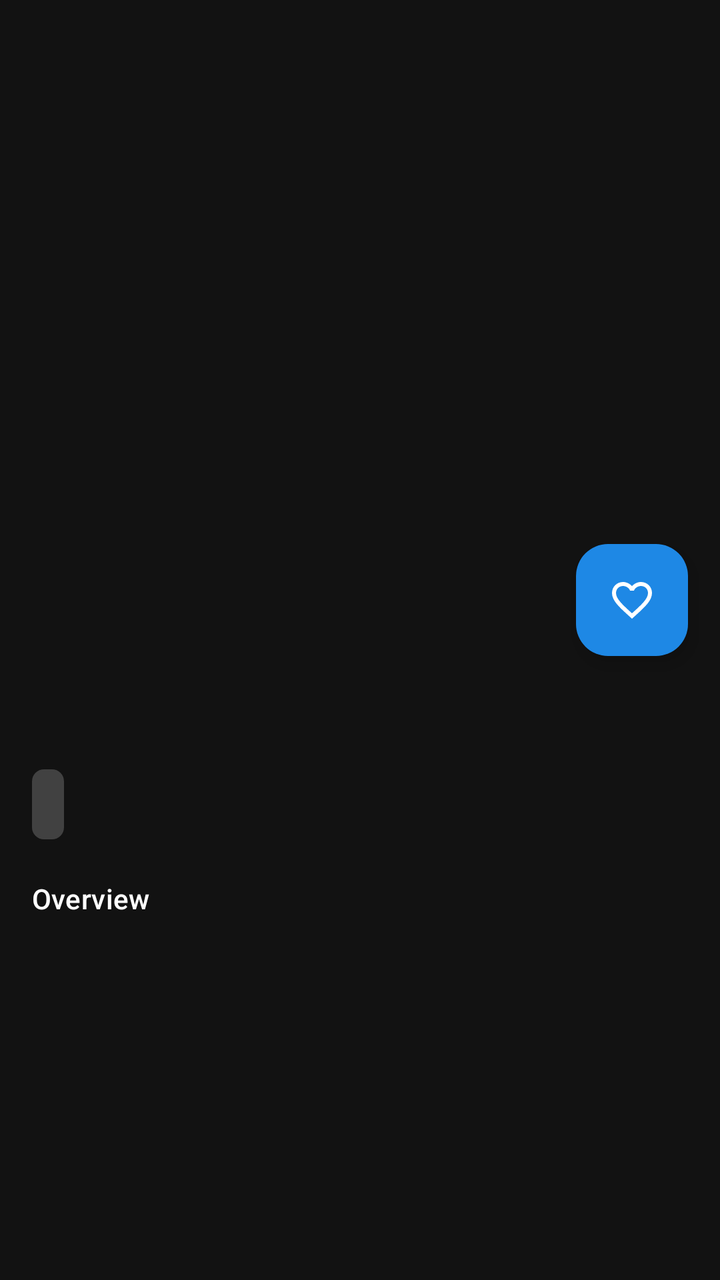
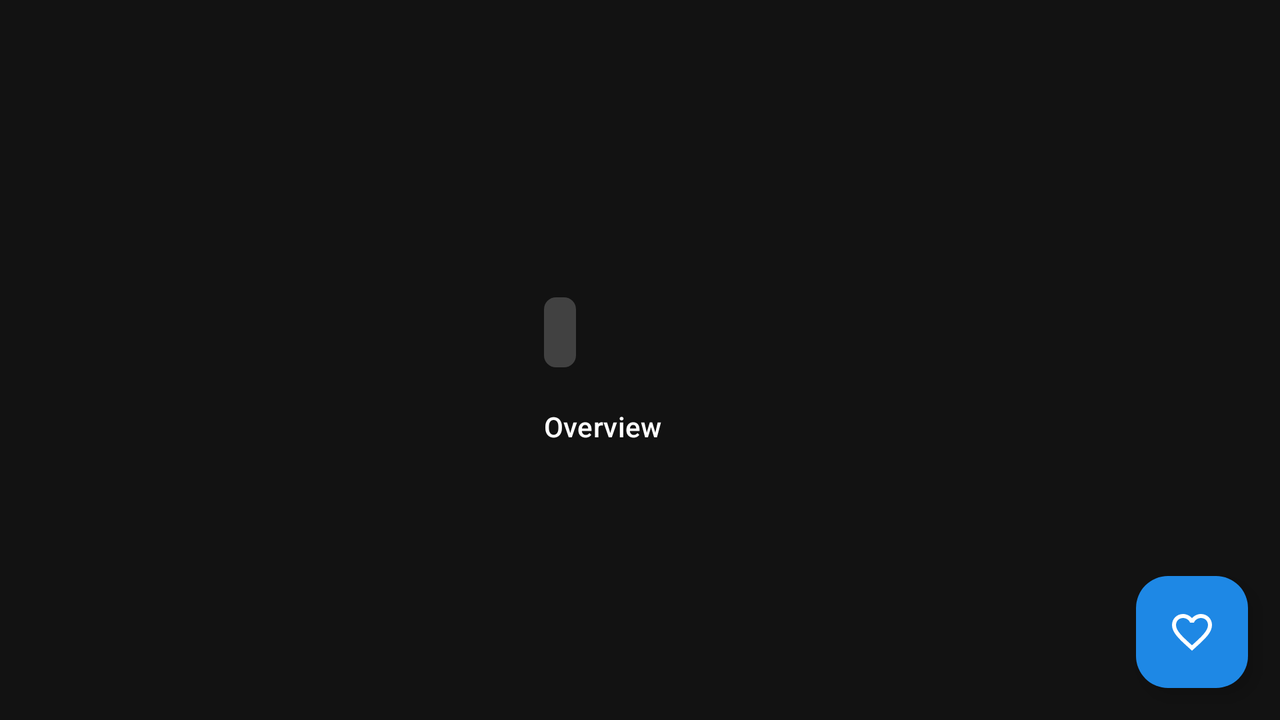

Two renders of one Android screen. The first uses the default layout on a phone; the second uses the alternative layout the repository ships for a different screen configuration, on a matching device. The two XML files are below.
<!-- AndroidManifest.xml: application theme Theme.MovieApp -->
<!-- res/layout/fragment_movie_detail.xml -->
<?xml version="1.0" encoding="utf-8"?>
<androidx.coordinatorlayout.widget.CoordinatorLayout xmlns:android="http://schemas.android.com/apk/res/android"
    xmlns:app="http://schemas.android.com/apk/res-auto"
    android:layout_width="match_parent"
    android:layout_height="match_parent"
    android:background="@color/colorBackground">

    <com.google.android.material.appbar.AppBarLayout
        android:layout_width="match_parent"
        android:layout_height="300dp">

        <com.google.android.material.appbar.CollapsingToolbarLayout
            android:id="@+id/detail_collapsing"
            android:layout_width="match_parent"
            android:layout_height="match_parent"
            app:layout_scrollFlags="scroll|exitUntilCollapsed"
            app:contentScrim="@color/colorPrimary">

            <ImageView
                android:id="@+id/detail_poster"
                android:layout_width="match_parent"
                android:layout_height="match_parent"
                android:scaleType="fitCenter"
                android:background="@color/colorBackground"
                app:layout_collapseMode="parallax"
                android:contentDescription="@string/movie_poster_desc" />

            <com.google.android.material.appbar.MaterialToolbar
                android:id="@+id/detail_toolbar"
                android:layout_width="match_parent"
                android:layout_height="wrap_content"
                app:layout_collapseMode="pin"
                app:navigationIconTint="@color/colorOnPrimary"
                app:titleTextColor="@color/colorOnPrimary" />

        </com.google.android.material.appbar.CollapsingToolbarLayout>

    </com.google.android.material.appbar.AppBarLayout>

    <androidx.core.widget.NestedScrollView
        android:layout_width="match_parent"
        android:layout_height="match_parent"
        app:layout_behavior="@string/appbar_scrolling_view_behavior"
        android:clipToPadding="false">

        <LinearLayout
            android:id="@+id/detail_content"
            android:layout_width="match_parent"
            android:layout_height="wrap_content"
            android:orientation="vertical"
            android:padding="16dp"
            android:layout_marginTop="8dp">

            <TextView
                android:id="@+id/detail_title"
                android:layout_width="match_parent"
                android:layout_height="wrap_content"
                android:textAppearance="@style/TextAppearance.MaterialComponents.Headline5"
                android:textColor="@color/colorOnPrimary"
                android:maxLines="2"
                android:ellipsize="end" />

            <TextView
                android:id="@+id/detail_release"
                android:layout_width="wrap_content"
                android:layout_height="wrap_content"
                android:textAppearance="@style/TextAppearance.AppCompat.Caption"
                android:textColor="@color/colorOnPrimary"
                android:layout_marginTop="4dp" />

            <TextView
                android:id="@+id/detail_rating"
                android:layout_width="wrap_content"
                android:layout_height="wrap_content"
                android:layout_marginTop="8dp"
                android:padding="8dp"
                android:background="@drawable/rating_bg"
                android:textColor="@color/colorOnPrimary"
                android:textAppearance="@style/TextAppearance.AppCompat.Body2" />

            <com.google.android.material.chip.ChipGroup
                android:id="@+id/detail_genres"
                android:layout_width="match_parent"
                android:layout_height="wrap_content"
                android:layout_marginTop="8dp"
                app:chipSpacing="6dp" />

            <TextView
                android:id="@+id/detail_overview_label"
                android:layout_width="match_parent"
                android:layout_height="wrap_content"
                android:text="@string/overview_label"
                android:textAppearance="@style/TextAppearance.MaterialComponents.Subtitle2"
                android:layout_marginTop="12dp"
                android:textColor="@color/colorOnPrimary" />

            <TextView
                android:id="@+id/detail_overview"
                android:layout_width="match_parent"
                android:layout_height="wrap_content"
                android:textAppearance="@style/TextAppearance.AppCompat.Body1"
                android:layout_marginTop="6dp"
                android:textColor="@color/colorOnPrimary" />

        </LinearLayout>

    </androidx.core.widget.NestedScrollView>

    <com.google.android.material.floatingactionbutton.FloatingActionButton
        android:id="@+id/fab_favorite"
        android:layout_width="wrap_content"
        android:layout_height="wrap_content"
        android:layout_margin="16dp"
        app:layout_anchor="@id/detail_collapsing"
        app:layout_anchorGravity="bottom|end"
        android:contentDescription="@string/favorite"
        app:tint="@color/colorOnPrimary"
        android:backgroundTint="@color/colorPrimary"
        android:src="@drawable/ic_favorite_border" />

</androidx.coordinatorlayout.widget.CoordinatorLayout>
<!-- resources referenced by this layout -->
<resources>
  <color name="colorBackground">#121212</color>
  <color name="colorOnPrimary">#FFFFFF</color>
  <color name="colorPrimary">#1E88E5</color>
  <!-- drawable ic_favorite_border (drawable) -->
  <?xml version="1.0" encoding="utf-8"?>
  <vector xmlns:android="http://schemas.android.com/apk/res/android"
      android:width="24dp"
      android:height="24dp"
      android:viewportWidth="24"
      android:viewportHeight="24">
      <path
          android:fillColor="#FFFFFF"
          android:pathData="M16.5,3c-1.74,0-3.41,0.81-4.5,2.09C10.91,3.81 9.24,3 7.5,3 4.42,3 2,5.42 2,8.5c0,3.78 3.4,6.86 8.55,11.54L12,21.35l1.45-1.31C18.6,15.36 22,12.28 22,8.5 22,5.42 19.58,3 16.5,3zM12.1,18.55l-.1.1-.11-.1C7.14,14.24 4,11.39 4,8.5 4,6.5 5.5,5 7.5,5c1.54,0 3.04,0.99 3.57,2.36h1.87C13.46,5.99 14.96,5 16.5,5 18.5,5 20,6.5 20,8.5c0,2.89-3.14,5.74-7.9,10.05z"/>
  </vector>
  <!-- drawable rating_bg (drawable) -->
  <?xml version="1.0" encoding="utf-8"?>
  <shape xmlns:android="http://schemas.android.com/apk/res/android"
      android:shape="rectangle">
      <solid android:color="@color/rating_overlay" />
      <corners android:radius="6dp" />
      <padding android:left="6dp" android:top="3dp" android:right="6dp" android:bottom="3dp" />
  </shape>
  <string name="favorite">Favorite</string>
  <string name="movie_poster_desc">Movie poster</string>
  <string name="overview_label">Overview</string>
  <style name="Theme.MovieApp" parent="Base.Theme.MovieApp" />
  <color name="rating_overlay">#33FFFFFF</color>
  <style name="Base.Theme.MovieApp" parent="Theme.Material3.DayNight.NoActionBar">
          
          <item name="colorPrimary">@color/colorPrimary</item>
          <item name="colorOnPrimary">@color/colorOnPrimary</item>
          
          <item name="colorSurface">@color/colorSurface</item>
          <item name="colorOnSurface">@color/colorOnSurface</item>
  
          <item name="materialCardViewStyle">@style/Widget.MaterialComponents.CardView</item>
      </style>
  <color name="colorSurface">#1E1E1E</color>
  <color name="colorOnSurface">#EDEDED</color>
</resources>
<!-- res/layout-land/fragment_movie_detail.xml (the repository's variant of the layout above) -->
<!-- drawn on the phone turned sideways -->
<?xml version="1.0" encoding="utf-8"?>
<androidx.constraintlayout.widget.ConstraintLayout xmlns:android="http://schemas.android.com/apk/res/android"
    xmlns:app="http://schemas.android.com/apk/res-auto"
    xmlns:tools="http://schemas.android.com/tools"
    android:layout_width="match_parent"
    android:layout_height="match_parent"
    android:background="@color/colorBackground">

    <com.google.android.material.appbar.MaterialToolbar
        android:id="@+id/detail_toolbar"
        android:layout_width="0dp"
        android:layout_height="wrap_content"
        app:layout_constraintEnd_toEndOf="parent"
        app:layout_constraintStart_toStartOf="parent"
        app:layout_constraintTop_toTopOf="parent"
        app:navigationIconTint="@color/colorOnPrimary"
        app:titleTextColor="@color/colorOnPrimary" />

    <androidx.constraintlayout.widget.Guideline
        android:id="@+id/detail_guideline"
        android:layout_width="wrap_content"
        android:layout_height="wrap_content"
        android:orientation="vertical"
        app:layout_constraintGuide_percent="0.4" />

    <ImageView
        android:id="@+id/detail_poster"
        android:layout_width="0dp"
        android:layout_height="0dp"
        android:contentDescription="@string/movie_poster_desc"
        android:scaleType="fitCenter"
        android:background="@color/colorBackground"
        app:layout_constraintBottom_toBottomOf="parent"
        app:layout_constraintEnd_toStartOf="@id/detail_guideline"
        app:layout_constraintStart_toStartOf="parent"
        app:layout_constraintTop_toBottomOf="@id/detail_toolbar"
        app:layout_constraintVertical_bias="0" />

    <androidx.core.widget.NestedScrollView
        android:id="@+id/detail_scroll"
        android:layout_width="0dp"
        android:layout_height="0dp"
        android:clipToPadding="false"
        android:padding="16dp"
        app:layout_constraintBottom_toBottomOf="parent"
        app:layout_constraintEnd_toEndOf="parent"
        app:layout_constraintStart_toEndOf="@id/detail_guideline"
        app:layout_constraintTop_toBottomOf="@id/detail_toolbar">

        <LinearLayout
            android:id="@+id/detail_content"
            android:layout_width="match_parent"
            android:layout_height="wrap_content"
            android:orientation="vertical"
            android:layout_marginTop="8dp">

            <TextView
                android:id="@+id/detail_title"
                android:layout_width="match_parent"
                android:layout_height="wrap_content"
                android:ellipsize="end"
                android:maxLines="3"
                android:textAppearance="@style/TextAppearance.MaterialComponents.Headline5"
                android:textColor="@color/colorOnPrimary" />

            <TextView
                android:id="@+id/detail_release"
                android:layout_width="wrap_content"
                android:layout_height="wrap_content"
                android:layout_marginTop="4dp"
                android:textAppearance="@style/TextAppearance.AppCompat.Caption"
                android:textColor="@color/colorOnPrimary" />

            <TextView
                android:id="@+id/detail_rating"
                android:layout_width="wrap_content"
                android:layout_height="wrap_content"
                android:layout_marginTop="8dp"
                android:background="@drawable/rating_bg"
                android:padding="8dp"
                android:textAppearance="@style/TextAppearance.AppCompat.Body2"
                android:textColor="@color/colorOnPrimary" />

            <com.google.android.material.chip.ChipGroup
                android:id="@+id/detail_genres"
                android:layout_width="match_parent"
                android:layout_height="wrap_content"
                android:layout_marginTop="8dp"
                app:chipSpacing="6dp" />

            <TextView
                android:id="@+id/detail_overview_label"
                android:layout_width="match_parent"
                android:layout_height="wrap_content"
                android:layout_marginTop="12dp"
                android:text="@string/overview_label"
                android:textAppearance="@style/TextAppearance.MaterialComponents.Subtitle2"
                android:textColor="@color/colorOnPrimary" />

            <TextView
                android:id="@+id/detail_overview"
                android:layout_width="match_parent"
                android:layout_height="wrap_content"
                android:layout_marginTop="6dp"
                android:textAppearance="@style/TextAppearance.AppCompat.Body1"
                android:textColor="@color/colorOnPrimary" />
        </LinearLayout>
    </androidx.core.widget.NestedScrollView>

    <com.google.android.material.floatingactionbutton.FloatingActionButton
        android:id="@+id/fab_favorite"
        android:layout_width="wrap_content"
        android:layout_height="wrap_content"
        android:layout_margin="16dp"
        android:backgroundTint="@color/colorPrimary"
        android:contentDescription="@string/favorite"
        android:src="@drawable/ic_favorite_border"
        app:layout_constraintBottom_toBottomOf="parent"
        app:layout_constraintEnd_toEndOf="parent"
        app:tint="@color/colorOnPrimary" />

</androidx.constraintlayout.widget.ConstraintLayout>
